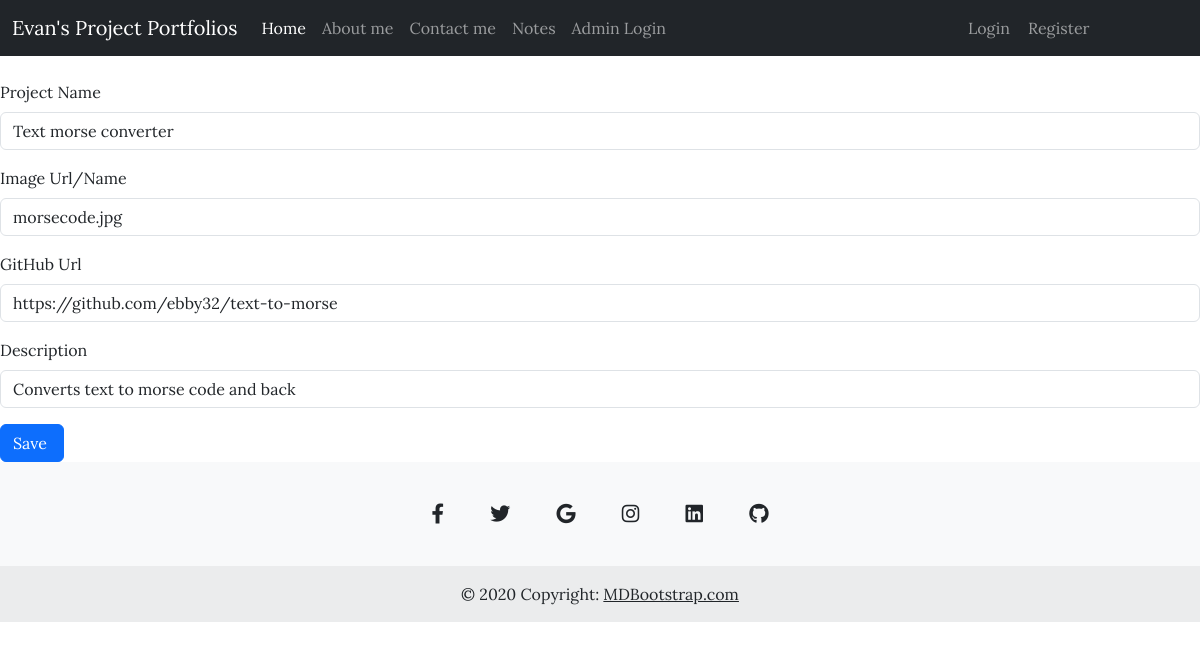
The app's page /edit_project/3 with its own data.
### application/home/models.py (models this page shows)
class Projects(db.Model):
    __tablename__ = "projects"
    id:Mapped[int] = mapped_column(Integer, primary_key= True)
    project_name:Mapped[str] = mapped_column(String(120), nullable= False)
    image:Mapped[str] = mapped_column(String(120), nullable= False)
    url:Mapped[str] = mapped_column(String(120), nullable= False)
    description:Mapped[str] = mapped_column(String(120), nullable= False)
    user_id:Mapped[int] = mapped_column(ForeignKey("users.id", name= 'fk_projects_user_id'), nullable=True)
    users:Mapped['Users'] = relationship(back_populates='projects')

### application/projects/routes.py (the view)
@projects_bp.route('/edit_project/<int:project_id>', methods = ['GET','POST'])
def edit_project(project_id):
    project_to_edit= db.session.execute(db.select(Projects).where(Projects.id == project_id)).scalar()
    form = EditProject(
        project_name = project_to_edit.project_name,
        image_url = project_to_edit.image,
        github = project_to_edit.url,
        description = project_to_edit.description
    )
    if request.method == 'POST':
        project_to_edit.project_name = request.form.get('project_name')
        project_to_edit.image = request.form.get('image_url')
        project_to_edit.url = request.form.get('github')
        project_to_edit.description = request.form.get('description')
        db.session.commit()
    return render_template('edit.html',form = form, project = project_to_edit)

### application/projects/forms.py
class EditProject(FlaskForm):
    project_name = StringField('Project Name ')
    image_url = StringField('Image Url/Name ')
    github = StringField('GitHub Url ')
    description = StringField('Description ')
    save = SubmitField('Save ')

### application/projects/templates/edit.html (shortened to what this page needs)
{% extends 'base.html' %} {% from 'bootstrap5/form.html' import render_form %}
{% block content %}
{{ render_form(form) }}
{% endblock %}

### application/home/static/css/home.css (style rules this page uses)
* { font-family: "Lora", serif; }

### records on screen
Projects: project_name "Text morse converter", description "Converts text to morse code and back"
